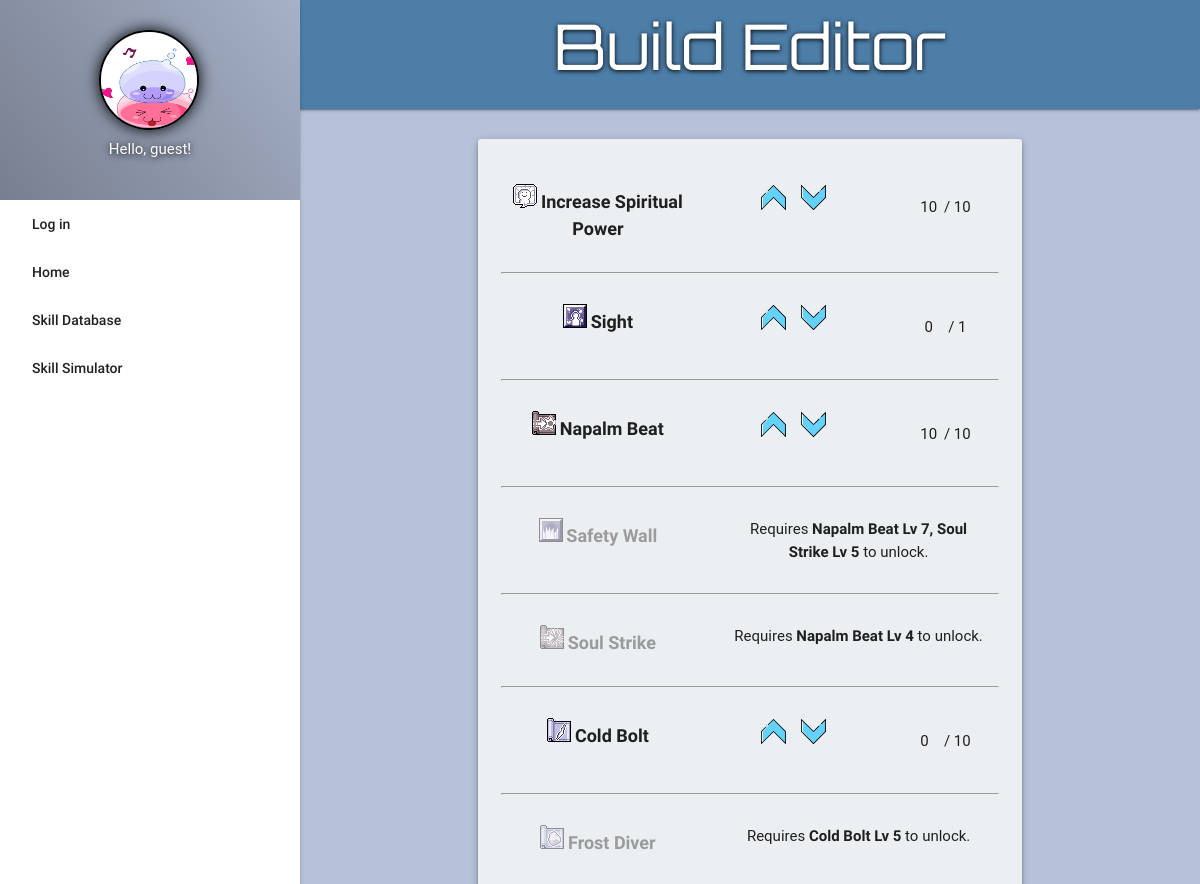
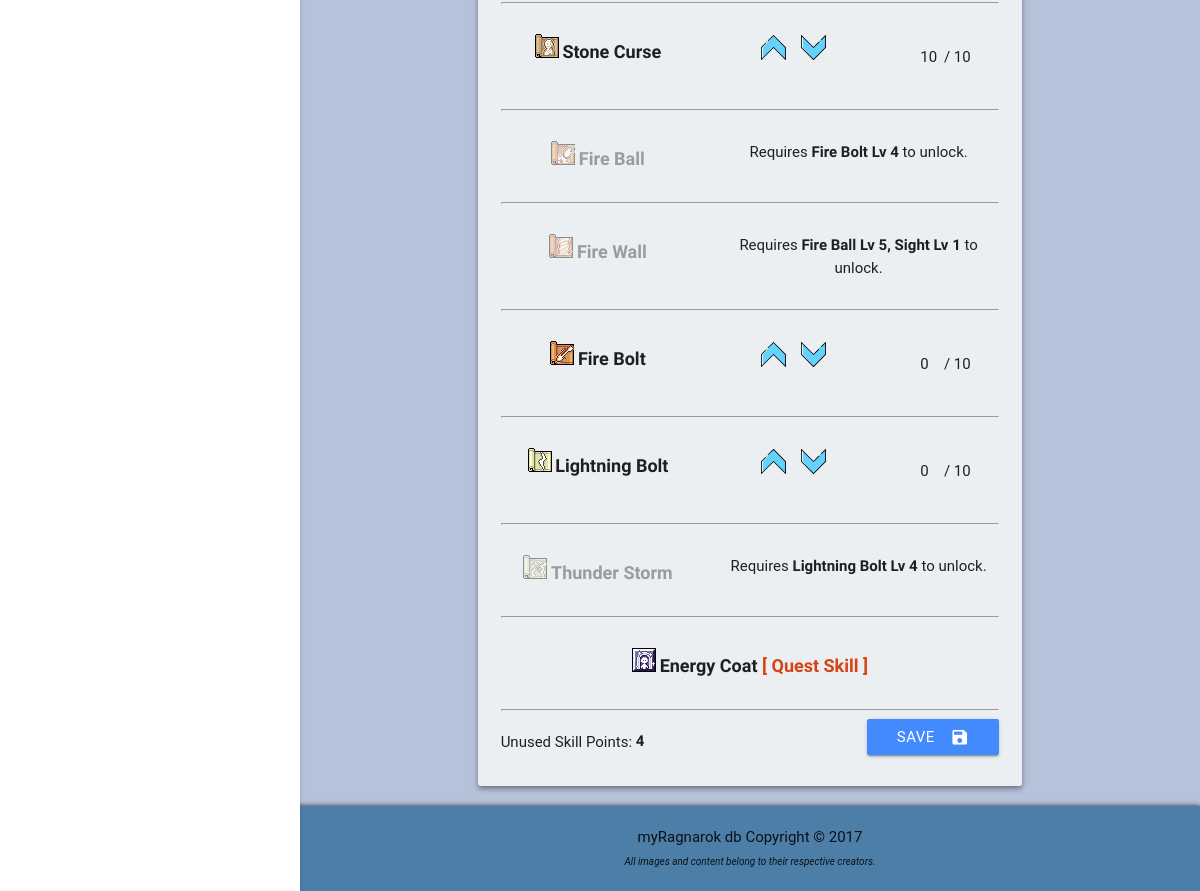
Screenshot of /build_update.php?build_id=11 with the database file from the repository (2 pictures, top to bottom).
### tables this page shows
CREATE TABLE `skill_sims` (
  `id` int(10) NOT NULL,
  `skill_id` int(10) DEFAULT NULL,
  `level` int(10) NOT NULL,
  `build_id` int(10) DEFAULT NULL,
  `pts_left` int(11) NOT NULL
);

CREATE TABLE `skills` (
  `id` int(10) NOT NULL,
  `skill_name` varchar(255) NOT NULL,
  `description` text NOT NULL,
  `class` varchar(255) DEFAULT NULL,
  `required_for` varchar(255) NOT NULL DEFAULT 'None',
  `max_level` int(10) NOT NULL,
  `icon` varchar(255) NOT NULL,
  `quest_skill` varchar(255) NOT NULL DEFAULT 'No',
  `unlock_requirements` varchar(255) NOT NULL DEFAULT 'None'
);

### build_update.php (the view, shortened to what this page needs)
<?php
function header_title(){
	echo 'Build Editor';
};
function display_content(){
	global $conn;
	$build_id = $_GET['build_id'];
	echo '<div class="container">';
	$sql = "SELECT * FROM skill_sims ss JOIN skills s ON ss.skill_id = s.id WHERE build_id = '$build_id'";
	$result = mysqli_query($conn, $sql);
		echo '<div class="row">
			<div class="bg margin-top z-depth-2 col l10 m12 s12 offset-l1 center-align">
				<form method="POST">';
				while($row = mysqli_fetch_assoc($result)){
					extract($row);
					if($quest_skill == 'No'){
							echo'<div class="row row-no-margin">
								<div class="'.$id.' col l5 m5 s12">
									<img id="icon'.$skill_name.'" src="'.$icon.'"> <span class="skill-db-header">'.$skill_name.'</span>
								</div>
								<div class="skill-data'.$id.' col l4 m4 s6"><button id="add'.$skill_name.'" onclick="level(1,this.id)" type="button" class="add'.$id.'"><img src="images/up-arrow.svg" alt="up" height="25"></button>
									<button id="min'.$skill_name.'" onclick="level(-1,this.id)" type="button" class="min'.$id.'"><img src="images/down-arrow.svg" alt="down" height="25"></button>
								</div>
								<div class="skill-data'.$id.' col l3 m3 s6" id="skill-values'.$skill_name.'">
										<input readonly type="text" id="level'.$skill_name.'" class="level'.$id.' current-skill-level" name="'.$skill_name.'" value="'.$level.'" style="width: 20px; border-bottom: none; margin: 0">
										<span style="display:none" id="hidden'.$skill_name.'" class="hidden'.$id.'">'.$level.'</span>
										<span class="hide-on-small-only"> / </span>
										<span id="max'.$skill_name.'" class="hide-on-small-only">'.$max_level.'</span><br>
								</div>';
								if($unlock_requirements != 'None'){
									echo '<div class="skill-requirements'.$id.' col l7 m7 s12">
										<span>Requires <b>'.$unlock_requirements.'</b> to unlock.</span>
									</div>';
								}
							echo '</div><hr>';
					};
					if($quest_skill == 'Yes'){
							echo '<div class="row row-no-margin">
								<div class="'.$id.' col l12 m12 s12">
									<img id="icon'.$skill_name.'" src="'.$icon.'"> <span class="skill-db-header">'.$skill_name.' <span class="quest-marker">[ Quest Skill ]</span></span>
									<input hidden type="text" id="level'.$skill_name.'" name="'.$skill_name.'" value="1">
								</div>
							</div><hr>';
					};
				};
					echo '<button type="submit" name="updateBuild" class="btn blue accent-2 btn-hover-scale right"><i class="right material-icons">save</i>Save</button>
					<span class="left">Unused Skill Points: <span id="unused-sp"><b><input type="text" id="sp_left" name="sp_left" value="'.$pts_left.'" style="width: 20px; border-bottom: none; margin: 0"></b></span></span>
				</form>
			</div>
		</div>
	</div>';
};
require_once 'template.php';
?>

### styles/styles.css (style rules this page uses)
body { background: #b6c2d9; cursor: url('../images/arrow.png'), default; display: flex; min-height: 100vh; flex-direction: column; }
button, li, a, input, .collapsible-header { cursor: url('../images/hand.cur'), default !important; }
.disabledbutton, .disable { pointer-events: none; opacity: 0.4; }
button[id^="add"], button[id^="min"] { background: transparent; border: none; }
.quest-marker { color: #d84315; }
.skill-db-header { font-size: 1.2em; font-weight: bold; }
.margin-top { margin-top: 30px; }
.bg { background: #eceff1; border-radius: 3px; }
.row .col { padding: 1.5em 1.5em; }
.row-no-margin { margin-bottom: 0; }

### rows the page displays
skill_sims: skill.icon (picture), skill.skill_name "Increase Spiritual Power", level "10", skill.max_level "10"
skill_sims: skill.icon (picture), skill.skill_name "Sight", level "0", skill.max_level "1"
skill_sims: skill.icon (picture), skill.skill_name "Napalm Beat", level "10", skill.max_level "10"
skill_sims: skill.icon (picture), skill.skill_name "Safety Wall", skill.unlock_requirements "Napalm Beat Lv 7, Soul Strike Lv 5"
skill_sims: skill.icon (picture), skill.skill_name "Soul Strike", skill.unlock_requirements "Napalm Beat Lv 4"
skill_sims: skill.icon (picture), skill.skill_name "Cold Bolt", level "0", skill.max_level "10"
skill_sims: skill.icon (picture), skill.skill_name "Frost Diver", skill.unlock_requirements "Cold Bolt Lv 5"
skill_sims: skill.icon (picture), skill.skill_name "Stone Curse", level "10", skill.max_level "10"
skill_sims: skill.icon (picture), skill.skill_name "Fire Ball", skill.unlock_requirements "Fire Bolt Lv 4"
skill_sims: skill.icon (picture), skill.skill_name "Fire Wall", skill.unlock_requirements "Fire Ball Lv 5, Sight Lv 1"
skill_sims: skill.icon (picture), skill.skill_name "Fire Bolt", level "0", skill.max_level "10"
skill_sims: skill.icon (picture), skill.skill_name "Lightning Bolt", level "0", skill.max_level "10"
skill_sims: skill.icon (picture), skill.skill_name "Thunder Storm", skill.unlock_requirements "Lightning Bolt Lv 4"
skill_sims: skill.icon (picture), skill.skill_name "Energy Coat", sp_left "4"
